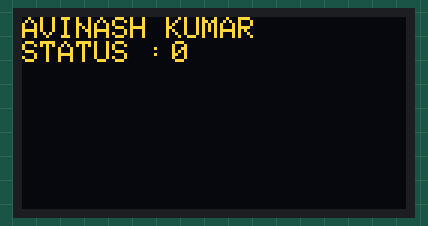
This sketch was run on a simulated Arduino Uno, built with avr-gcc and run on an emulated ATmega328P. Parts: 128×64 one-colour display. The OLED is the two-colour kind (top 16 rows yellow).

Above: at 0.1 s.

The sketch:

nodemcu_and_i2c.ino
```cpp
#include <SPI.h>
#include <Wire.h>
#include <Adafruit_GFX.h>
#include <Adafruit_SSD1306.h>
#define OLED_RESET LED_BUILTIN  //4
Adafruit_SSD1306 display(OLED_RESET);
#if (SSD1306_LCDHEIGHT != 64)
//#error("Height incorrect, please fix Adafruit_SSD1306.h!");
#endif

int x;

void setup() {


  display.begin(SSD1306_SWITCHCAPVCC, 0x3C);
  // Clear the buffer.
  display.clearDisplay();
  display.display();
  display.setTextSize(1);
  display.setTextColor(WHITE);
  display.setCursor(0,0);
  display.println("AVINASH KUMAR");
  display.println("STATUS :");
  display.setCursor(50,8);
  display.println(x);
  display.display();

}
void show(){
  for(x=1;x<100;x++){
    display.display();
    display.setCursor(50,8);
  display.println(x);

  }
  }
void loop() {

display.display();
}
```
